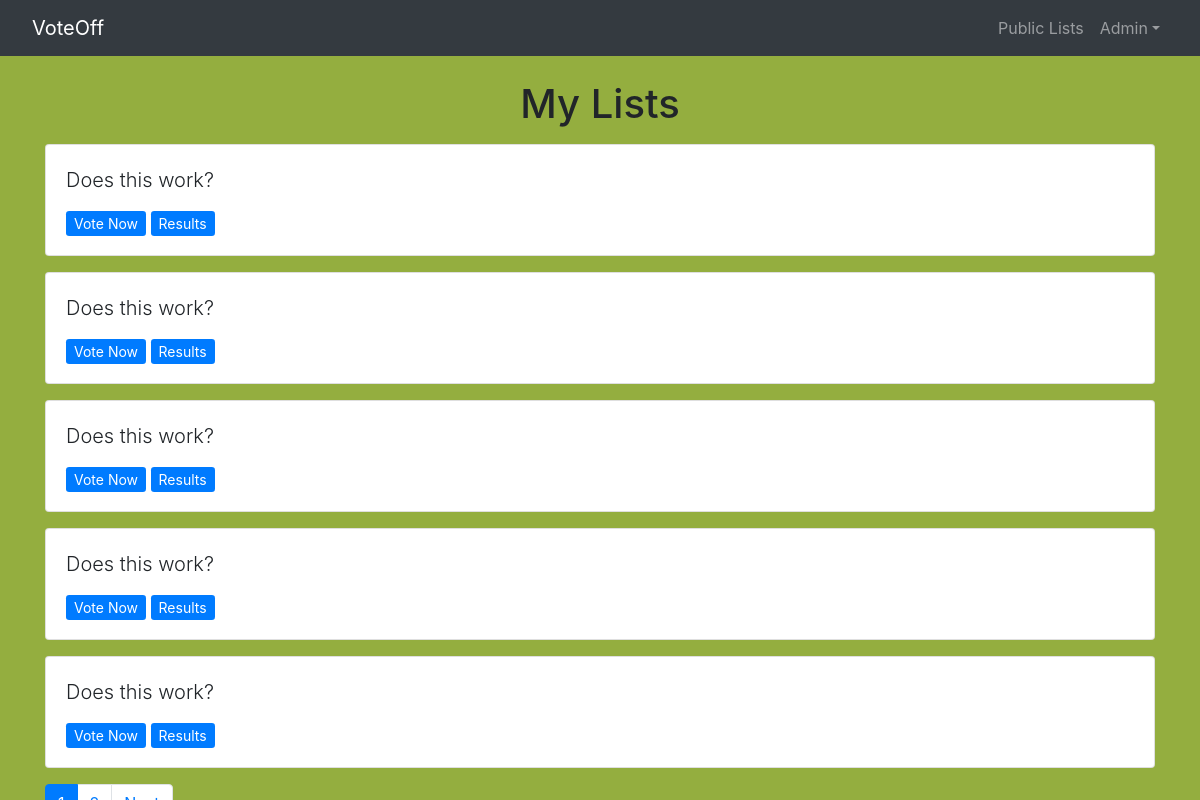
The page /lists/mylists (signed in) on the database as committed earlier.
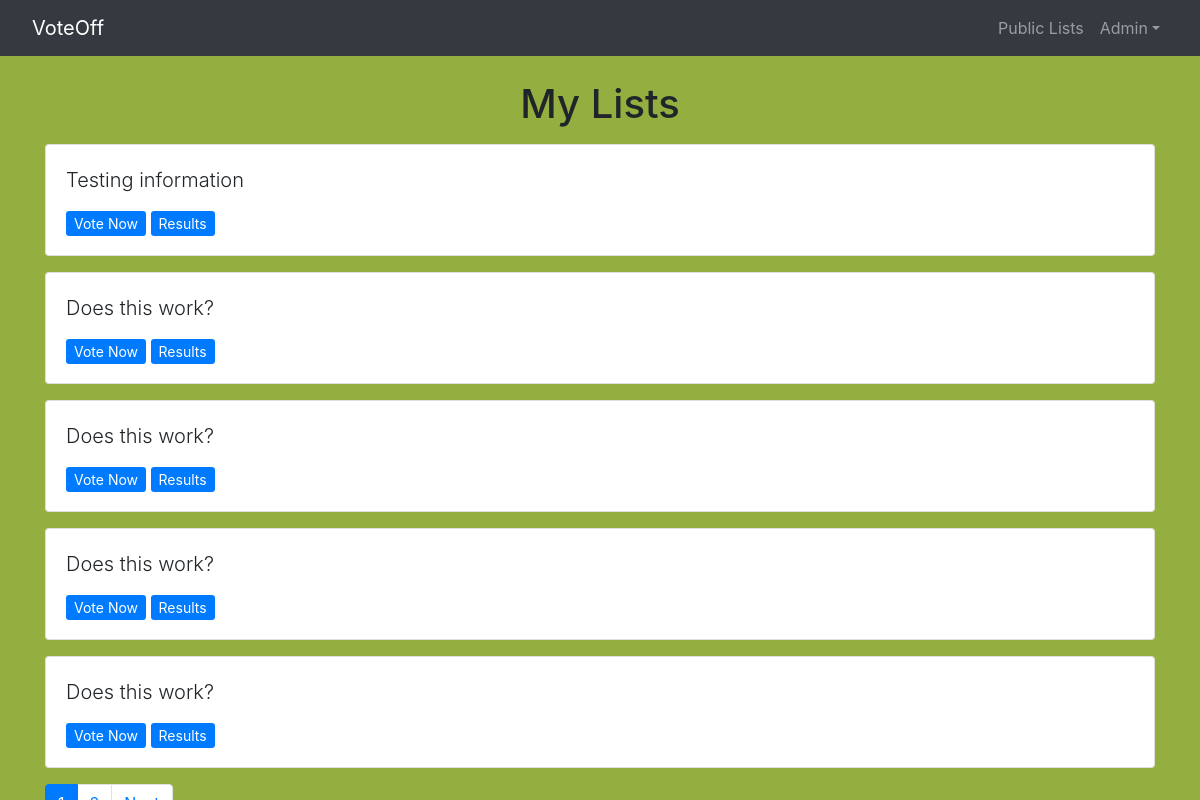
The same page on the database as committed later.
### lists/models.py (models this page shows, shortened)
class Question(models.Model):
    question_text = models.CharField(max_length=200)
    pub_date = models.DateTimeField(auto_now_add=True)
    public = models.BooleanField(default=False)
    creator = models.ForeignKey(User, on_delete=models.CASCADE)

### lists/views.py (the view)
# urls.py: path('lists/mylists', views.mylists, name='mylists'),
def mylists(request):
    if request.user.is_authenticated:
        my_questions = Question.objects.filter(creator=request.user)
        latest_question_list = my_questions.all().order_by('-pub_date')
        paginator = Paginator(latest_question_list, 5)
        try:
            page = int(request.GET.get('page', '1'))
        except:
            page = 1
        try:
            questions = paginator.page(page)
        except:
            questions = paginator.page(paginator.num_pages)
        return render(request, 'lists/mylists.html', {'questions': questions})
    else:
        return render(request, 'lists/mylists.html')

### lists/templates/lists/mylists.html (shortened to what this page needs)
{% extends 'base.html' %}
{% load static %}
{% block extrahead %}
<link rel="stylesheet" type="text/css" href="{% static 'css/lists.css' %}">
{% endblock %}
{% block content %}
<h1 class="text-center mb-3">My Lists</h1>
{% if user.is_authenticated %}
{% if questions %}
    {% for question in questions.object_list %}
        <div class="card mb-3">
            <div class="card-body">
                <p class="lead">{{ question.question_text }}</p>
                <a href="{% url 'lists:detail' question.id %}" class="btn-primary btn-sm">Vote Now</a>
                <a href="{% url 'lists:results' question.id %}" class="btn-primary btn-sm">Results</a>
            </div>
        </div>
    {% endfor %}
{% else %}
    <p>No lists available</p>
{% endif %}
<nav>
    <ul class="pagination">
    {% for pg in questions.paginator.page_range %}
        {% if questions.number == pg %}
            <li class="page-item active"><a class="page-link" href="?page={{ pg }}">{{ pg }}</a></li>
        {% else %}
            <li class="page-item"><a class="page-link" href="?page={{ pg }}">{{ pg }}</a></li>
        {% endif %}
    {% endfor %}
    {% if questions.has_next %}
        <li class="page-item"><a class="page-link" href="?page={{ questions.next_page_number }}">Next</a></li>
    {% endif %}
    </ul>
</nav>
{% else %}
<h1>You must login to view your lists</h1>
{% endif %}
{% endblock %}

Rows that differ between the two databases and show on the page:
no longer on this page (row unchanged): Question: question_text "Does this work?"
added Question: question_text "Testing information"
